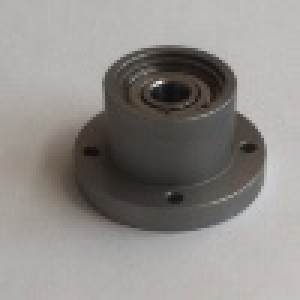
#> input picture Data/Centerd/1/01010086.jpg.jpg, 100 x 100 px, given in place of 001010031.jpg, which was not available (shown 3 times larger)
$ jupyter execute --allow-errors 'CNN_testing_model .ipynb'   (older library calls are emulated)   (text cells are left out)
#> lines starting #> are read from the running program, lines starting #| are printed output that depends on the picture; after the words box and inside, x2 and y2 are one past the last pixel; in counts of white or black regions, pixels touching at a corner belong together; pictures that were not available may be replaced by others from this repository, and a replacement may not be noted
#> further down, img is the input picture: shape (100, 100, 3); mean B, G, R 136.6, 140.1, 143.5
[cell 1]
import tensorflow as tf
import numpy as np
import cv2

import os
import glob
import matplotlib.pyplot as plt
import matplotlib.image as mpimg

[cell 2]
def get_part_from_image(image, scale = 1.3):
#> called with scale = 1.3
    blurred = cv2.pyrMeanShiftFiltering(image, 10, 10)
    imgray = cv2.cvtColor(blurred,cv2.COLOR_BGR2GRAY)
    ret,thresh = cv2.threshold(imgray,157,255,0)
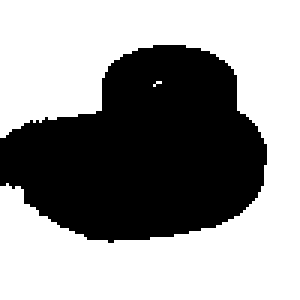
#> thresh: shape (100, 100) (shown 3 times larger); 59.7% white; 1 black region
    im2,contours,hierarchy = cv2.findContours(thresh,cv2.RETR_TREE,cv2.CHAIN_APPROX_SIMPLE)
#> contours = 2 contours, 1 with area under 20; largest, box (x1, y1, x2, y2) and area: (0, 0, 100, 100) 5662
    cnt = contours
#> cnt has the same summary as contours
    contour_indexer = 0
    i = 0
    # [4 lines of commented-out code are left out]
    filteredContours = []
    for c in cnt:
        if len(c) > 50:
            filteredContours.append(c)
#> this loop made 2 passes
#> c on pass 1: [[52, 27], [51, 28], [52, 27], [53, 27]]
#> after the loop, filteredContours = 1 contour; box (x1, y1, x2, y2) and area: (0, 0, 100, 100) 5662

    if len(filteredContours) > 0:
        merged_contours = np.concatenate(filteredContours)
#> merged_contours = contour of 112 points, box (x1, y1, x2, y2) (0, 0, 100, 100), area 5662

        (x,y),radius = cv2.minEnclosingCircle(merged_contours)
#> x = 49.5; y = 49.5; radius = 70
        center = (int(x),int(y))
#> center = (49, 49)
        radius = int(radius)
        scaled_rad = int(radius * scale)
#> scaled_rad = 91
        try:
            img_cutted = image[center[1] - scaled_rad : center[1] + scaled_rad,
                               center[0] - scaled_rad : center[0] + scaled_rad,
                               : ]
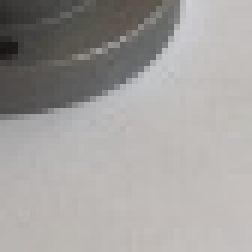
#> img_cutted: shape (42, 42, 3) (shown 6 times larger); mean B, G, R 158.1, 160.3, 162.8
        except:
            img_cutted = image[center[1] - radius : center[1] + radius,
                               center[0] - radius : center[0] + radius,
                               : ]

        return img_cutted
    else:
        return None

[cell 3]
from layers import conv_layer, max_pool_2x2, full_layer

home = os.getcwd().split('AUT-CNN-TUB')[0]
model_path  = os.path.join(home,'AUT-CNN-TUB', 'Data', 'Models', 'model.ckpt')


DATA_DIR = '/tmp/data'
MINIBATCH_SIZE = 100
STEPS = 50000

home = os.getcwd().split('AUT-CNN-TUB')[0]
test_path  = os.path.join(home,'AUT-CNN-TUB/Data/TF_Images_28/test/')
train_path = os.path.join(home,'AUT-CNN-TUB/Data/TF_Images_28/train/')

labels = ['001', '002', '003', '004', '006', '071', '072']
position_dict = {k: v for v, k in enumerate(labels)}
label_dict = {v : k  for v, k in enumerate(labels)}

def label_to_binary(position_dict, label):
    z = np.zeros(len(position_dict), dtype=int)
    z[position_dict[label]] =1
    return z

# [35 lines left out: function next_batch, not called in this run]


class Test:
    # [58 lines left out: functions __init__, get_batch, not called in this run]

[cell 4]
tf.reset_default_graph()
# Create some variables.
#> (the rest of this cell did not finish here and is left out)

[cell 5]
tf.reset_default_graph()
# Create some variables.
#> (the rest of this cell did not finish here and is left out)

#> (a cell that did not finish here is left out)

#> (a cell that did not finish here is left out)

[cell 8]
home = os.getcwd().split('AUT-CNN-TUB')[0]
test_path  = os.path.join(home,'AUT-CNN-TUB/Data/TF_Images_28/test/')
data_path = os.path.join(test_path, '*g')  # ???

files = glob.glob(data_path)
num_imag = len(files)
Data = np.arange(0, num_imag)
len(files)

[cell 9]
file_path = '/home/jeronimo/git/AUT-CNN-TUB/Data/Raw_Data/1/001010031.jpg'
label_str = file_path.split('/')[-1].split('.')[0][:3]
label_bin = label_to_binary(position_dict, label_str)

label_list =[]
img_list = []

img = cv2.imread(file_path, flags=1)
img = get_part_from_image(img, scale = 1.3)
img = cv2.resize(img,(28, 28))
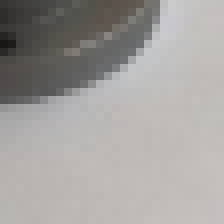
#> img: shape (28, 28, 3) (shown 8 times larger); mean B, G, R 158, 160.2, 162.7
#img = cv2.flip( img, flipCode=1)
img_rot = np.rot90(img)
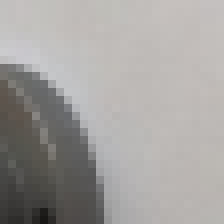
#> img_rot: shape (28, 28, 3) (shown 8 times larger); mean B, G, R 158, 160.2, 162.7
img_list.append(img)
label_list.append(label_bin)


img_list = np.array(img_list)
label_list = np.array(label_list)

[cell 10]
print(label_str)
fig = plt.figure(figsize=(10,20))
ax1 = fig.add_subplot(1, 2, 1)
ax1.axis('off')
ax1.set_title('Orginal:\n' + label_str)
ax1.imshow(img);
ax2 = fig.add_subplot(1, 2, 2)
ax2.axis('off')
ax2.set_title('Rot 90:\n' + label_str)
ax2.imshow(img_rot);
plt.show()
#> figure, not shown here; B, G, R data is drawn as R, G, B

[cell 11]
tf.reset_default_graph()
#> (this line was passed over: tensorflow is not available in this run)

$ run again, on Data/Centerd/2/02020024.JPG.JPG
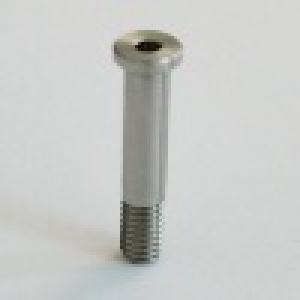
#> input picture Data/Centerd/2/02020024.JPG.JPG, 100 x 100 px, given in place of 001010031.jpg, which was not available (shown 3 times larger)
#> img is the input picture: shape (100, 100, 3); mean B, G, R 199.4, 201.5, 199.8
#> in get_part_from_image, `ret,thresh = cv2.threshold(imgray,157,255,0)`:
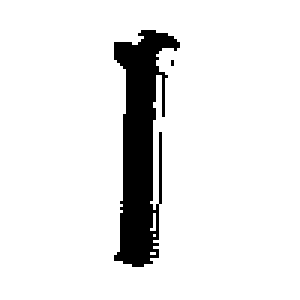
#> thresh: shape (100, 100) (shown 3 times larger); 90.8% white; 2 black regions (1 under 20 px)
#> contours = 7 contours, 4 with area under 20; largest, box (x1, y1, x2, y2) and area: (0, 0, 100, 100) 9801, (37, 9, 61, 90) 1016, (52, 43, 55, 69) 48
#> cnt has the same summary as contours
#> the loop in get_part_from_image, `for c in cnt:` made 7 passes
#> c on passes 1, 5, 6, 7: [[0, 0], [0, 99], [99, 99], [99, 0]], [[50, 84], [51, 84]], [[51, 78]], [[51, 71], [51, 75], [50, 76], [51, 76]]
#> after the loop in get_part_from_image, `for c in cnt:`: filteredContours = 1 contour; box (x1, y1, x2, y2) and area: (37, 9, 61, 90) 1016
#> merged_contours = contour of 80 points, box (x1, y1, x2, y2) (37, 9, 61, 90), area 1016
#> in get_part_from_image, `(x,y),radius = cv2.minEnclosingCircle(merged_contours)`: x = 47.5; y = 49; radius = 40.15
#> center = (47, 49)
#> in get_part_from_image, `radius = int(radius)`: radius = 40
#> scaled_rad = 52
#> img: shape (28, 28, 3)
#> `plt.show()`:
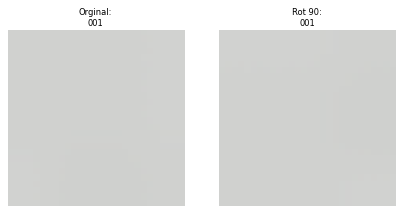
#> figure drawn by matplotlib, 2 panels; B, G, R data is drawn as R, G, B
